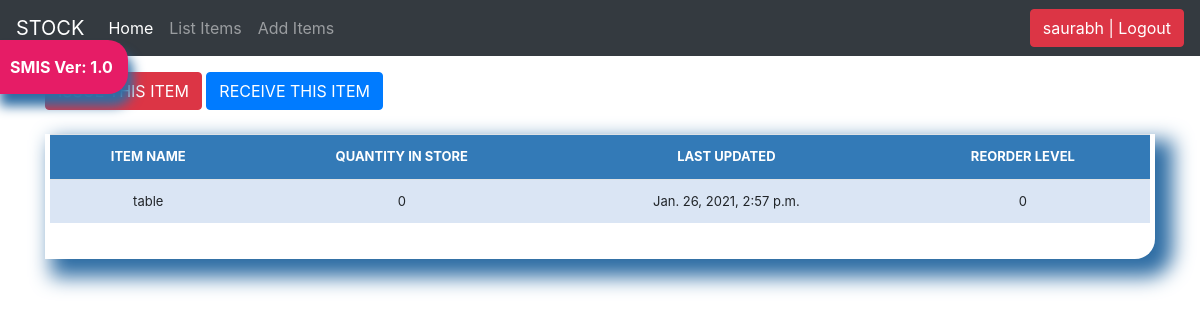
/stock_detail/11/ (signed in), run on the app's committed database.
### stockmgmt/models.py (models this page shows, shortened)
class Stock(models.Model):
    category = models.CharField(max_length=50, blank=True, null=True, choices=category_choice)
    item_name = models.CharField(max_length=50, blank=True, null=True)
    quantity = models.IntegerField(default='0', blank=False, null=True)
    receive_quantity = models.IntegerField(default='0', blank=True, null=True)
    receive_by = models.CharField(max_length=50, blank=True, null=True)
    issue_quantity = models.IntegerField(default='0', blank=True, null=True)
    issue_by = models.CharField(max_length=50, blank=True, null=True)
    issue_to = models.CharField(max_length=50, blank=True, null=True)
    phone_number = models.CharField(max_length=12, blank=True, null=True)
    created_by = models.CharField(max_length=50, blank=True, null=True)
    reorder_level = models.IntegerField(default='0', blank=True, null=True)
    last_updated = models.DateTimeField(auto_now_add=False, auto_now=True)
    timestamp = models.DateTimeField(auto_now_add=True, auto_now=False)
    export_to_CSV = models.BooleanField(default=False)

### stockmgmt/views.py (the view)
# urls.py: path('stock_detail/<str:pk>/', views.stock_detail, name="stock_detail"),
@login_required
def stock_detail(request, pk):
    queryset = Stock.objects.get(id=pk)
    context = {
        "queryset": queryset,
    }
    return render(request, "stock_detail.html", context)

### stockmgmt/templates/stock_detail.html (shortened to what this page needs)
{% load static %}
<!doctype html>
<html lang="en">
  <head>
<link href="{% static 'css/stylesheet.css' %}" rel="stylesheet">
<link href="{% static 'css/bootstrap.min.css' %}" rel="stylesheet">
<link rel="stylesheet" href="https://stackpath.bootstrapcdn.com/bootstrap/4.4.1/css/bootstrap.min.css">
    <link href="{% static 'css/navbar-top-fixed.css' %}" rel="stylesheet">
  </head>
  <body>
{% include 'navbar.html' %}
<main role="main" class="container">
    <a href="{% url 'issue_items' queryset.id %}"><div class='btn btn-danger'>ISSUE THIS ITEM</div></a>
    <a href="{% url 'receive_items' queryset.id %}"><div class='btn btn-primary'>RECEIVE THIS ITEM</div></a>
        <br><br>
        <div class="display_table">
          <table class='table'>
                  <tr>
                    <th>ITEM NAME</th>
                    <th>QUANTITY IN STORE</th>
                    <th>LAST UPDATED</th>
                    <th>REORDER LEVEL</th>
                  </tr>
                  <tr>
                    <td>{{queryset.item_name}}</td>
                    <td>{{queryset.quantity}}</td>
                    <td>{{queryset.last_updated}}</td>
                    <td>{{queryset.reorder_level}}</td>
                  </tr>
          </table>
        </div>
</main>
</html>

### stockmgmt/templates/navbar.html (shortened to what this page needs)
<nav class="navbar navbar-expand-md navbar-dark fixed-top bg-dark">
  <a class="navbar-brand" href="/">STOCK</a>
  <div class="collapse navbar-collapse" id="navbarCollapse">
    <ul class="navbar-nav mr-auto">
      <li class="nav-item active">
        <a class="nav-link" href="/">Home <span class="sr-only">(current)</span></a>
      </li>
      {% if request.user.is_authenticated %}
      <li class="nav-item">
        <a class="nav-link" href="/list_items">List Items</a>
      </li>
      <li class="nav-item">
        <a class="nav-link" href="/add_items">Add Items</a>
      </li>
      {% endif %}
    </ul>
    <ul class="navbar-nav">
        {% if request.user.is_authenticated %}
        <li><a href="/accounts/logout"><button class="btn btn-danger">{{ user }} | Logout</button></a></li>
        {% else %}
        <li><a href="/accounts/login">Login</a></li>
        {% endif %}
    </ul>
  </div>
</nav>
<a href="#"><div id="version-display" data-toggle="modal" data-target="#myModal">SMIS Ver: 1.0</div></a>

### stockmgmt/static/css/stylesheet.css (style rules this page uses)
body { background-color: #34eb6b; }
.table { font-size: 13px; text-align: center; width: 95%; margin: auto; text-align: center; }
.table tr:nth-child(odd) { background: #B8CAE4 }
.table tr:nth-child(even) { background: #dae5f4 }
th { background-color: #337ab7; color: white; }
.display_table { border-bottom-right-radius: 20px; padding-left: 5px; padding-right: 5px; padding-bottom: 20px; box-shadow: 12px 12px 20px 6px #2e6da4; }
body { background-image: url("../img/bg.jpg"); }
#version-display { background-color: #e61c66; color: white; box-shadow: 5px 12px 12px #2e6da4; text-align: center; display: inline; font-weight: bolder; padding: 15px; position: fixed; top: 40px; left: -5px; z-index: 3000; border-top-right-radius: 20px; border-bottom-right-radius: 20px; }

### stockmgmt/static/css/navbar-top-fixed.css (style rules this page uses)
body { min-height: 75rem; padding-top: 4.5rem; }

### data on the page
Stock: item_name "table", quantity "0", last_updated "Jan. 26, 2021, 2:57 p.m.", reorder_level "0"

### other printed values
{{ user }} "saurabh"
